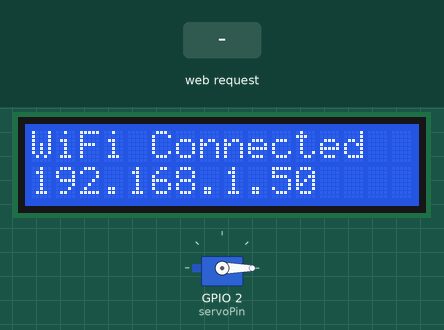
Recording of a sketch running on a simulated ESP8266 (NodeMCU). On the bench: 16×2 character LCD, servo. Inputs (shaded band) come from the test bench. WiFi joins after 1.5 s; servers stay silent unless stated; what the sketch prints to the serial monitor is not drawn.

Above: at 3.8 s.
3.9 s: HTTP request GET /feed received
At 4.9 s:
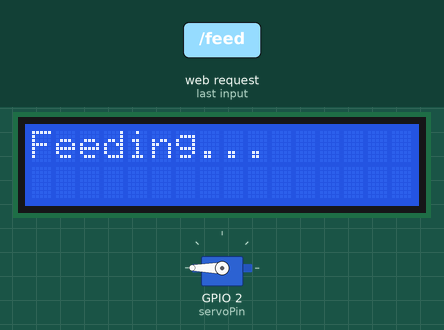
At 7.7 s:
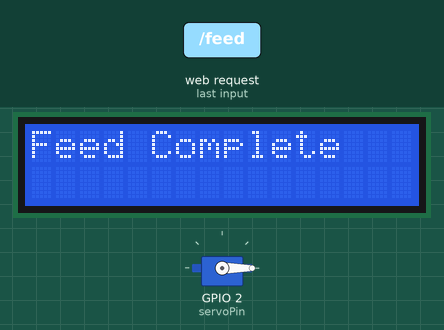
Timing chart, 0 to 9.2 s (numbered marks = the images above; inputs shaded):
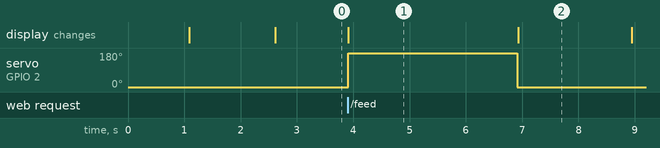

The sketch:

IOT_PROJECT_SOURCE_CODE.ino
```cpp
#include <ESP8266WiFi.h>
#include <ESP8266WebServer.h>
#include <Servo.h>
#include <Wire.h>
#include <LiquidCrystal_I2C.h>

// Wi-Fi credentials
const char* ssid = "Thor's Apple";
const char* password = "thormjolnir";

// Servo setup
Servo servo;
int servoPin = 2;  // D4 on NodeMCU (GPIO 2)

// LCD setup
LiquidCrystal_I2C lcd(0x27, 16, 2);  // Confirmed address 0x27

// Web server on port 80
ESP8266WebServer server(80);

void setup() {
  Serial.begin(115200);
  delay(1000);  // Wait for Serial Monitor

  // Initialize LCD
  Wire.begin(4, 5);  // SDA = GPIO 4 (D2), SCL = GPIO 5 (D1)
  lcd.init();
  lcd.backlight();
  lcd.setCursor(0, 0);
  lcd.print("Pet Feeder");
  lcd.setCursor(0, 1);
  lcd.print("Connecting...");

  // Connect to Wi-Fi
  WiFi.begin(ssid, password);
  while (WiFi.status() != WL_CONNECTED) {
    delay(500);
    Serial.print(".");
  }
  Serial.println("\nConnected to Wi-Fi");
  lcd.clear();
  lcd.setCursor(0, 0);
  lcd.print("WiFi Connected");
  lcd.setCursor(0, 1);
  lcd.print(WiFi.localIP());

  // Servo setup
  servo.attach(servoPin);
  servo.write(0);  // Initial position (closed)

  // Web server routes
  server.on("/", handleRoot);      // Home page
  server.on("/feed", handleFeed);  // Feed endpoint
  server.begin();
  Serial.println("Server started");
}

void loop() {
  server.handleClient();  // Handle incoming requests
}

void handleRoot() {
  server.send(200, "text/plain", "Pet Feeder Ready");
}

void handleFeed() {
  lcd.clear();
  lcd.setCursor(0, 0);
  lcd.print("Feeding...");
  Serial.println("Feeding started");
  servo.write(180);
  delay(3000);
  servo.write(0);
  Serial.println("Feeding complete");
  lcd.clear();
  lcd.setCursor(0, 0);
  lcd.print("Feed Complete");
  delay(2000);
  lcd.clear();
  lcd.setCursor(0, 0);
  lcd.print("Pet Feeder");
  lcd.setCursor(0, 1);
  lcd.print("Idle");
  server.sendHeader("Access-Control-Allow-Origin", "*");  // Add CORS header
  server.send(200, "text/plain", "Feed dispensed");
}
```

Measured:
- after the input at 3.9 s, servo on GPIO 2 (servoPin): 0° → 180° at once, → 0° 3.0 s later; the display: changes at once (image 1)
- what the display in image 1 shows lasts 3.0 s, from 3.9 s to 6.9 s
